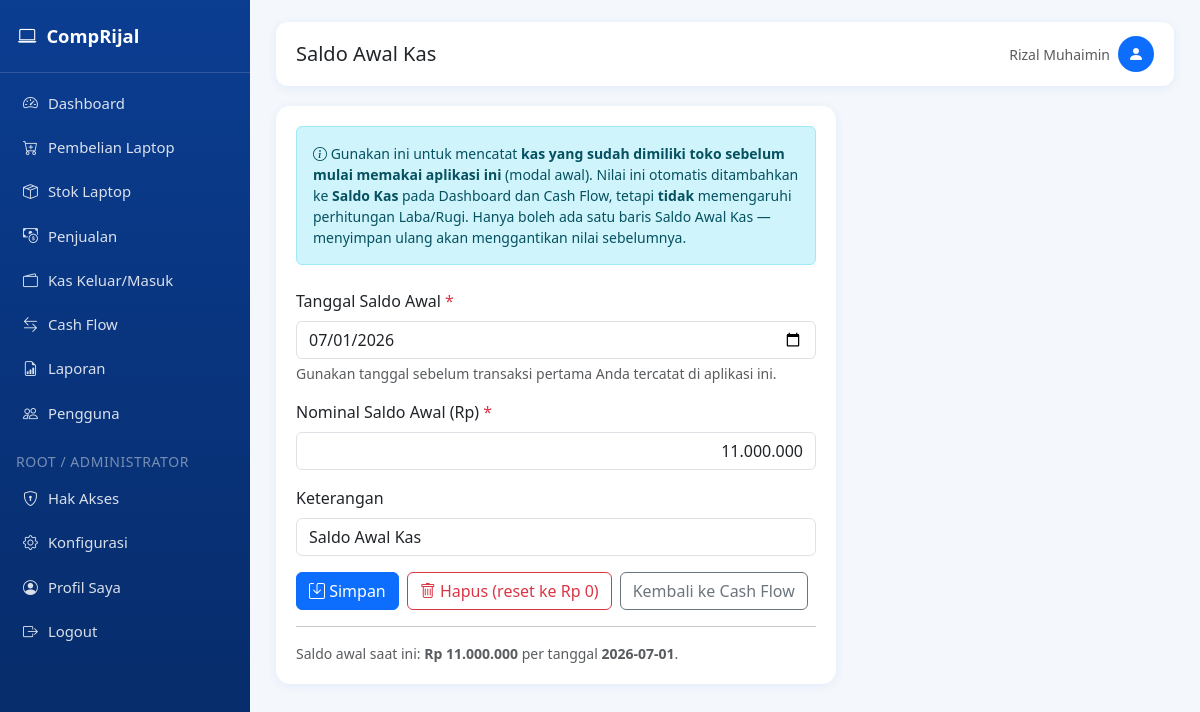
The app's page /cashflow/saldo-awal (signed in) with its own data.
### tables this page shows
CREATE TABLE settings (
            key TEXT PRIMARY KEY,
            value TEXT
        );

CREATE TABLE cashflow (
            id INTEGER PRIMARY KEY AUTOINCREMENT,
            tanggal TEXT NOT NULL,
            keterangan TEXT,
            tipe TEXT NOT NULL,
            nominal REAL DEFAULT 0,
            ref_type TEXT,
            ref_id INTEGER,
            created_at TEXT DEFAULT CURRENT_TIMESTAMP
        );

### app.py (the view, shortened to what this page needs)
@app.route("/cashflow/saldo-awal", methods=["GET", "POST"])
@page_required("cashflow")
def saldo_awal_kas():
    conn = get_db_connection()
    row = conn.execute(
        """
        SELECT *
        FROM cashflow
        WHERE ref_type='saldo_awal_kas'
        LIMIT 1
        """
    ).fetchone()
    conn.close()
    return render_template(
        "saldo_awal.html",
        row=row
    )

### app.py (called while the page is built)
def page_required(page_key):
    def wrapper(f):
        @wraps(f)
        def decorated(*args, **kwargs):
            if "user_id" not in session:
                flash("Silakan login terlebih dahulu.", "warning")
                return redirect(url_for("login"))
            if not has_page_access(session["user_id"], session.get("role"), page_key):
                flash("Anda tidak memiliki hak akses ke halaman ini. Hubungi administrator.", "danger")
                return redirect(url_for("dashboard"))
            return f(*args, **kwargs)
        return decorated
    return wrapper

def can_access_page(page_key: str) -> bool:
    if "user_id" not in session:
        return False
    if page_key in {"konfigurasi", "hak_akses"}:
        return session.get("role") in ("root", "administrator")
    return has_page_access(session["user_id"], session.get("role"), page_key)

@app.context_processor
def inject_globals():
    return {
        "rp": reports.rp,
        "current_year": datetime.now().year,
        "now_date": datetime.now().strftime("%Y-%m-%d"),
        "app_settings": get_all_settings(),
        "can_access_page": can_access_page,
    }

### models.py (called while the page is built, shortened)
def get_db_connection():
    print("Menggunakan database:", DB_PATH)
    conn = sqlite3.connect(DB_PATH)
    conn.row_factory = sqlite3.Row
    conn.execute("PRAGMA foreign_keys = ON")
    return conn

def get_all_settings():
    conn = get_db_connection()
    rows = conn.execute("SELECT key, value FROM settings").fetchall()
    conn.close()
    return {r["key"]: r["value"] for r in rows}

def has_page_access(user_id, role, page_key):
    if role in SUPERUSER_ROLES:
        return True

### reports.py (called while the page is built)
def rp(value: Any) -> str:
    try:
        amount = float(value or 0)
    except (TypeError, ValueError):
        amount = 0
    return "Rp " + f"{amount:,.0f}".replace(",", ".")

### templates/saldo_awal.html (shortened to what this page needs)
{% extends "base.html" %}
{% block page_title %}Saldo Awal Kas{% endblock %}
{% block content %}
<div class="card-panel" style="max-width:560px;">
    <div class="alert alert-info small mb-4">
        <i class="bi bi-info-circle"></i>
        Gunakan ini untuk mencatat <b>kas yang sudah dimiliki toko sebelum mulai memakai
        aplikasi ini</b> (modal awal). Nilai ini otomatis ditambahkan ke <b>Saldo Kas</b> pada
        Dashboard dan Cash Flow, tetapi <b>tidak</b> memengaruhi perhitungan Laba/Rugi.
        Hanya boleh ada satu baris Saldo Awal Kas &mdash; menyimpan ulang akan
        menggantikan nilai sebelumnya.
    </div>
    <form method="POST">
        <div class="mb-3">
            <label class="form-label">Tanggal Saldo Awal <span class="text-danger">*</span></label>
            <input type="date" name="tanggal" class="form-control" required
                   value="{{ row.tanggal if row else now_date }}">
            <div class="form-text">Gunakan tanggal sebelum transaksi pertama Anda tercatat di aplikasi ini.</div>
        </div>
        <div class="mb-3">
            <label class="form-label">Nominal Saldo Awal (Rp) <span class="text-danger">*</span></label>
        <input type="text"
                name="nominal"
                class="form-control input-rupiah"
                required
                value="{{ row.nominal|int if row else 0 }}">
        </div>
        <div class="mb-3">
            <label class="form-label">Keterangan</label>
            <input type="text" name="keterangan" class="form-control"
                   value="{{ row.keterangan if row else 'Saldo Awal Kas' }}">
        </div>
        <div class="d-flex gap-2">
            <button type="submit" class="btn btn-primary"><i class="bi bi-save"></i> Simpan</button>
            {% if row %}
            <form method="POST" action="{{ url_for('saldo_awal_kas_hapus') }}" onsubmit="return confirmDelete(this)">
                <button class="btn btn-outline-danger"><i class="bi bi-trash"></i> Hapus (reset ke Rp 0)</button>
            </form>
            {% endif %}
            <a href="{{ url_for('cashflow_view') }}" class="btn btn-outline-secondary">Kembali ke Cash Flow</a>
        </div>
    </form>
    {% if row %}
    <hr>
    <p class="text-muted small mb-0">
        Saldo awal saat ini: <b>{{ rp(row.nominal) }}</b> per tanggal <b>{{ row.tanggal }}</b>.
    </p>
    {% endif %}
</div>
{% endblock %}

### templates/base.html (shortened to what this page needs)
<!DOCTYPE html>
<html lang="id">
<head>
    <link href="{{ url_for('static', filename='css/bootstrap.min.css') }}" rel="stylesheet">
    <link href="{{ url_for('static', filename='css/bootstrap-icons.css') }}" rel="stylesheet">
    <link href="{{ url_for('static', filename='css/style.css') }}" rel="stylesheet">
</head>
<body>
    <nav class="sidebar" id="sidebar">
        <div class="brand">
            <i class="bi bi-laptop"></i>
            <span>{{ app_settings.app_title }}</span>
        </div>
        <div class="nav flex-column pt-2">
            {% if can_access_page('dashboard') %}
            <a class="nav-link {% if request.endpoint == 'dashboard' %}active{% endif %}" href="{{ url_for('dashboard') }}">
                <i class="bi bi-speedometer2"></i> Dashboard
            </a>
            {% endif %}
            {% if can_access_page('pembelian') %}
            <a class="nav-link {% if request.endpoint and request.endpoint.startswith('pembelian') %}active{% endif %}" href="{{ url_for('pembelian_list') }}">
                <i class="bi bi-cart-plus"></i> Pembelian Laptop
            </a>
            {% endif %}
            {% if can_access_page('stok') %}
            <a class="nav-link {% if request.endpoint == 'stok_list' %}active{% endif %}" href="{{ url_for('stok_list') }}">
                <i class="bi bi-box-seam"></i> Stok Laptop
            </a>
            {% endif %}
            {% if can_access_page('penjualan') %}
            <a class="nav-link {% if request.endpoint and request.endpoint.startswith('penjualan') %}active{% endif %}" href="{{ url_for('penjualan_list') }}">
                <i class="bi bi-cash-coin"></i> Penjualan
            </a>
            {% endif %}
            {% if can_access_page('pengeluaran') %}
            <a class="nav-link {% if request.endpoint and request.endpoint.startswith('pengeluaran') %}active{% endif %}" href="{{ url_for('pengeluaran_list') }}">
                <i class="bi bi-wallet2"></i> Kas Keluar/Masuk
            </a>
            {% endif %}
            {% if can_access_page('cashflow') %}
            <a class="nav-link {% if request.endpoint == 'cashflow_view' %}active{% endif %}" href="{{ url_for('cashflow_view') }}">
                <i class="bi bi-arrow-left-right"></i> Cash Flow
            </a>
            {% endif %}
            {% if can_access_page('laporan') %}
            <a class="nav-link {% if request.endpoint and request.endpoint.startswith('laporan') %}active{% endif %}" href="{{ url_for('laporan_menu') }}">
                <i class="bi bi-file-earmark-bar-graph"></i> Laporan
            </a>
            {% endif %}
            {% if can_access_page('pengguna') %}
            <a class="nav-link {% if request.endpoint and request.endpoint.startswith('pengguna') %}active{% endif %}" href="{{ url_for('pengguna_list') }}">
                <i class="bi bi-people"></i> Pengguna
            </a>
            {% endif %}
            {% if can_access_page('hak_akses') %}
            <div class="px-3 pt-3 pb-1 text-uppercase small" style="color: rgba(255,255,255,0.45); letter-spacing: .04em;">Root / Administrator</div>
            <a class="nav-link {% if request.endpoint == 'hak_akses' %}active{% endif %}" href="{{ url_for('hak_akses') }}">
                <i class="bi bi-shield-lock"></i> Hak Akses
            </a>
            {% endif %}
            {% if can_access_page('konfigurasi') %}
            <a class="nav-link {% if request.endpoint == 'konfigurasi' %}active{% endif %}" href="{{ url_for('konfigurasi') }}">
                <i class="bi bi-gear"></i> Konfigurasi
            </a>
            {% endif %}
            <a class="nav-link {% if request.endpoint == 'profil' %}active{% endif %}" href="{{ url_for('profil') }}">
                <i class="bi bi-person-circle"></i> Profil Saya
            </a>
            <a class="nav-link" href="{{ url_for('logout') }}">
                <i class="bi bi-box-arrow-right"></i> Logout
            </a>
        </div>
    </nav>
    <div class="main-content">
        <div class="topbar no-print">
            <div class="d-flex align-items-center gap-3">
                <h5 class="mb-0">{% block page_title %}Dashboard{% endblock %}</h5>
            </div>
            <div class="d-flex align-items-center gap-2">
                <span class="text-muted small d-none d-sm-inline">{{ session.get('nama') or session.get('username') }}</span>
                <div class="bg-primary text-white rounded-circle d-flex align-items-center justify-content-center" style="width:36px;height:36px;">
                    <i class="bi bi-person-fill"></i>
                </div>
            </div>
        </div>
        {% block content %}{% endblock %}
    </div>
</body>
</html>

### static/css/style.css (style rules this page uses)
:root { --biru-utama: #0d6efd; --biru-gelap: #084298; --biru-muda: #e7f1ff; --biru-sidebar: #0b3d91; --putih: #ffffff; --abu: #f4f7fb; }
body { background-color: var(--abu); font-family: 'Segoe UI', Roboto, Arial, sans-serif; }
.sidebar { min-height: 100vh; background: linear-gradient(180deg, var(--biru-sidebar) 0%, #062a66 100%); color: var(--putih); width: 250px; position: fixed; top: 0; left: 0; z-index: 1030; transition: transform 0.25s ease; }
.sidebar .brand { padding: 22px 18px; font-weight: 700; font-size: 1.15rem; border-bottom: 1px solid rgba(255,255,255,0.15); display: flex; align-items: center; gap: 10px; }
.sidebar .nav-link { color: rgba(255,255,255,0.85); padding: 11px 20px; font-size: 0.93rem; border-left: 3px solid transparent; display: flex; align-items: center; gap: 10px; }
.main-content { margin-left: 250px; padding: 22px 26px 60px; min-height: 100vh; }
.topbar { background: var(--putih); border-radius: 12px; padding: 14px 20px; box-shadow: 0 2px 10px rgba(13,110,253,0.08); margin-bottom: 20px; display: flex; justify-content: space-between; align-items: center; }
.card-panel { background: var(--putih); border-radius: 14px; padding: 20px; box-shadow: 0 2px 10px rgba(13,110,253,0.08); margin-bottom: 20px; }
.btn-primary { background-color: var(--biru-utama); border-color: var(--biru-utama); }
.input-rupiah { text-align: right; }

### records on screen
settings: app_title "CompRijal"
cashflow: tanggal "07/01/2026", nominal "11.000.000", keterangan "Saldo Awal Kas", nominal "Rp 11.000.000", tanggal "2026-07-01"

### other values on screen
{{ session.get('nama') or session.get('username') }} "Rizal Muhaimin"
